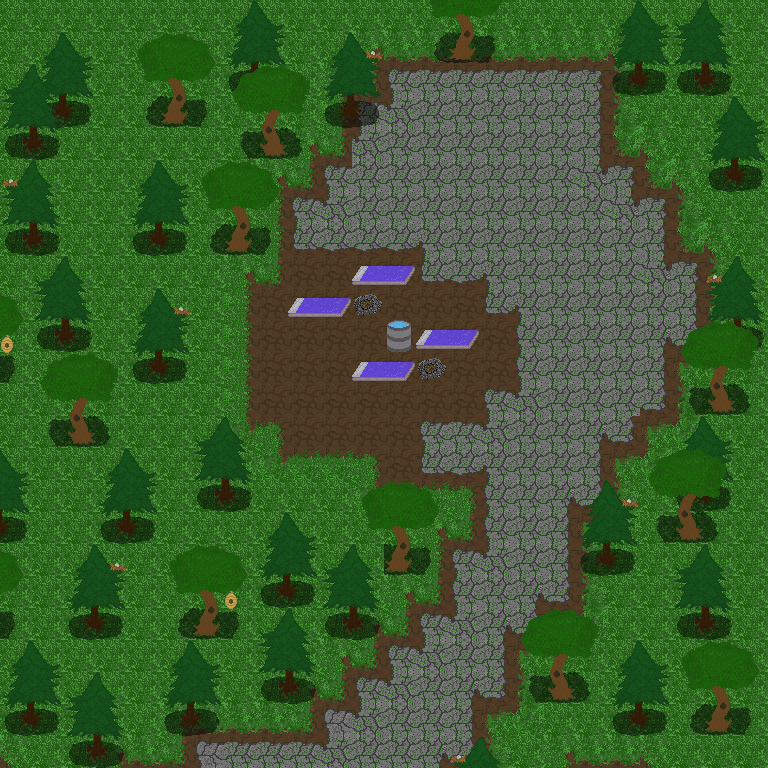

This game map was drawn from its Tiled (.tmx) file and the tilesets committed beside it. A one-line description and the trimmed map source follow:
An orthogonal 24x24 tile map with 32x32 px tiles, 9 tile layers (Dirt, StoneBrickMoss, Grass, Lake, ...) and 94 objects (46x collider, 39x bottle, 8x enemy, portal).

<map version="1.4" tiledversion="1.4.3" orientation="orthogonal" renderorder="right-down" width="24" height="24" tilewidth="32" tileheight="32" infinite="0" nextlayerid="18" nextobjectid="170">
 <tileset firstgid="1" source="../textures/spritesheets/Tilesetv4.tsx" />
 <layer id="1" name="Dirt" width="24" height="24">
  <data>[576 cells, 576 non-empty, 4 distinct tile ids]</data>
 </layer>
 <layer id="5" name="StoneBrickMoss" width="24" height="24">
  <data>[576 cells, 145 non-empty, 14 distinct tile ids]</data>
 </layer>
 <layer id="3" name="Grass" width="24" height="24">
  <data>[576 cells, 392 non-empty, 13 distinct tile ids]</data>
 </layer>
 <layer id="4" name="Lake" width="24" height="24">
  <data>[576 cells, 0 non-empty, 0 distinct tile ids]</data>
 </layer>
 <layer id="6" name="BuildingLower" width="24" height="24">
  <data>[576 cells, 0 non-empty, 0 distinct tile ids]</data>
 </layer>
 <objectgroup id="14" name="Enemies">
  <object id="1" name="Enemy" type="enemy" x="390.667" y="206" />
  <object id="2" name="Enemy" type="enemy" x="444" y="155.333" />
  <object id="3" name="Enemy" type="enemy" x="517.333" y="139.333" />
  <object id="4" name="Enemy" type="enemy" x="580.667" y="188" />
  <object id="5" name="Enemy" type="enemy" x="374" y="706.667" />
  <object id="6" name="Enemy" type="enemy" x="439.333" y="704.667" />
  <object id="7" name="Enemy" type="enemy" x="92.6667" y="184" />
  <object id="8" name="Enemy" type="enemy" x="154" y="414.667" />
 </objectgroup>
 <layer id="7" name="BuildingHighier" width="24" height="24">
  <data>[576 cells, 0 non-empty, 0 distinct tile ids]</data>
 </layer>
 <layer id="8" name="Props" width="24" height="24">
  <data>[576 cells, 11 non-empty, 4 distinct tile ids]</data>
 </layer>
 <layer id="9" name="Trees" width="24" height="24">
  <data>[576 cells, 214 non-empty, 51 distinct tile ids]</data>
 </layer>
 <layer id="10" name="OverTrees" width="24" height="24">
  <data>[576 cells, 42 non-empty, 15 distinct tile ids]</data>
 </layer>
 <objectgroup id="12" name="Collisions">
  <object id="88" type="collider" x="409.667" y="352" width="0.333333" />
  <object id="89" name="Barrel" type="collider" x="385.667" y="319.667" width="24.3333" height="32.3333" />
  <object id="91" name="Campfire" type="collider" x="431.667" y="368" />
  <object id="92" type="collider" x="368" y="304.333" />
  <object id="93" name="Campfire" type="collider" x="368" y="304.333" />
  <object id="95" name="Bed" type="collider" x="352" y="362" width="60" height="19.3333" />
  <object id="98" name="Bed" type="collider" x="415.5" y="328.75" width="62.25" height="20.25" />
  <object id="100" name="Bed" type="collider" x="288" y="297.5" width="61" height="19" />
  <object id="108" name="Bed" type="collider" x="351.875" y="265" width="63.5" height="20" />
  <object id="120" name="Tree" type="collider" x="629.273" y="709.636" width="20.7273" height="19.4545">
   <ellipse />
  </object>
  <object id="121" name="Tree" type="collider" x="707.091" y="716" width="22.7273" height="17.6364">
   <ellipse />
  </object>
  <object id="122" name="Tree" type="collider" x="550.375" y="684" width="21.6875" height="17.3125">
   <ellipse />
  </object>
  <object id="125" name="Tree" type="collider" x="697.545" y="615.182" width="17.0909" height="16.5455">
   <ellipse />
  </object>
  <object id="126" name="Tree" type="collider" x="598.091" y="552.455" width="15.9091" height="15.7273">
   <ellipse />
  </object>
  <object id="129" name="Tree" type="collider" x="678.182" y="526" width="22.6364" height="14.1818">
   <ellipse />
  </object>
  <object id="130" name="Tree" type="collider" x="692" y="486" width="22.875" height="16.875">
   <ellipse />
  </object>
  <object id="131" name="Tree" type="collider" x="708.625" y="393.75" width="25.875" height="20.5">
   <ellipse />
  </object>
  <object id="132" name="Tree" type="collider" x="725.091" y="326.182" width="21.8182" height="20.7273">
   <ellipse />
  </object>
  <object id="133" name="Tree" type="collider" x="724.75" y="165" width="18.75" height="20.5">
   <ellipse />
  </object>
  <object id="134" name="Tree" type="collider" x="696.5" y="71" width="17" height="17.5">
   <ellipse />
  </object>
  <object id="135" name="Tree" type="collider" x="630.125" y="70" width="16.75" height="17.875">
   <ellipse />
  </object>
  <object id="136" name="Tree" type="collider" x="450.364" y="41.6364" width="25.8182" height="18.7273">
   <ellipse />
  </object>
  <object id="137" name="Tree" type="collider" x="341.273" y="100.364" width="19.2727" height="19.0909">
   <ellipse />
  </object>
  <object id="138" name="Tree" type="collider" x="263.636" y="138.545" width="21.0909" height="19.4545">
   <ellipse />
  </object>
  <object id="139" name="Tree" type="collider" x="244" y="71.4545" width="21.6364" height="16.5455">
   <ellipse />
  </object>
  <object id="140" name="Tree" type="collider" x="162.727" y="108.364" width="23.6364" height="18.3636">
   <ellipse />
  </object>
  <object id="141" name="Tree" type="collider" x="226.5" y="234.5" width="24.75" height="20">
   <ellipse />
  </object>
  <object id="142" name="Tree" type="collider" x="148.5" y="231" width="19.25" height="17.5">
   <ellipse />
  </object>
  <object id="143" name="Tree" type="collider" x="52.9091" y="103.455" width="19.0909" height="16.7273">
   <ellipse />
  </object>
  <object id="144" name="Tree" type="collider" x="23.4545" y="133.818" width="20" height="19.0909">
   <ellipse />
  </object>
  <object id="145" name="Tree" type="collider" x="23.8182" y="231.636" width="19.6364" height="17.8182">
   <ellipse />
  </object>
  <object id="148" name="Tree" type="collider" x="55.0909" y="325.636" width="21.6364" height="19.6364">
   <ellipse />
  </object>
  <object id="149" name="Tree" type="collider" x="149.455" y="358.909" width="18.7273" height="16.9091">
   <ellipse />
  </object>
  <object id="150" name="Tree" type="collider" x="68.1818" y="427.636" width="26" height="17.6364">
   <ellipse />
  </object>
  <object id="151" name="Tree" type="collider" x="-9.45455" y="518.545" width="21.4545" height="20.9091">
   <ellipse />
  </object>
  <object id="154" name="Tree" type="collider" x="116.909" y="518.727" width="20.9091" height="19.2727">
   <ellipse />
  </object>
  <object id="156" name="Tree" type="collider" x="214.909" y="486.909" width="20.1818" height="17.6364">
   <ellipse />
  </object>
  <object id="157" name="Tree" type="collider" x="387.75" y="556.25" width="21.5" height="18.75">
   <ellipse />
  </object>
  <object id="159" name="Tree" type="collider" x="344.75" y="613.25" width="17.25" height="18.5">
   <ellipse />
  </object>
  <object id="160" name="Tree" type="collider" x="277.25" y="583" width="18.5" height="18.75">
   <ellipse />
  </object>
  <object id="161" name="Tree" type="collider" x="278.75" y="678" width="21.5" height="18.25">
   <ellipse />
  </object>
  <object id="162" name="Tree" type="collider" x="192.5" y="621.5" width="26.75" height="17">
   <ellipse />
  </object>
  <object id="164" name="Tree" type="collider" x="178.5" y="710.75" width="22.25" height="19.5">
   <ellipse />
  </object>
  <object id="165" name="Tree" type="collider" x="87" y="742.5" width="22" height="18">
   <ellipse />
  </object>
  <object id="166" name="Tree" type="collider" x="20.25" y="710.25" width="20.25" height="20.75">
   <ellipse />
  </object>
  <object id="167" name="Tree" type="collider" x="84.5" y="614.5" width="21" height="18.5">
   <ellipse />
  </object>
 </objectgroup>
 <objectgroup id="13" name="Bottles">
  <object id="9" name="Bottle" type="bottle" x="416" y="96" />
  <object id="11" name="Bottle" type="bottle" x="448" y="96" />
  <object id="12" name="Bottle" type="bottle" x="480" y="96" />
  <object id="13" name="Bottle" type="bottle" x="512" y="96" />
  </objectgroup>
 <objectgroup id="17" name="Portal">
  <!-- 1 objects omitted --></objectgroup>
</map>
<!-- 36 of 94 objects omitted -->